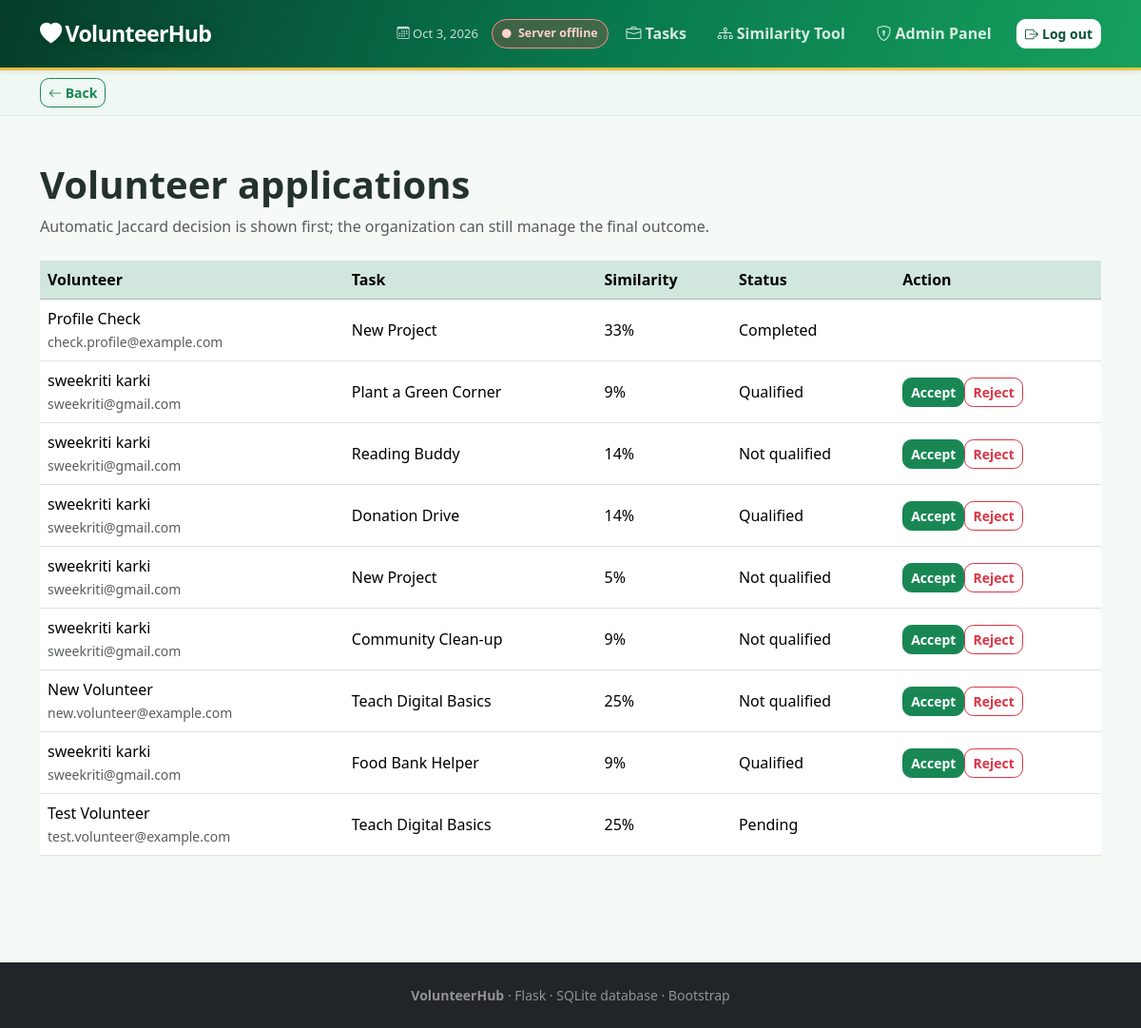
The page /admin/applications (signed in) on the database its author committed.
### tables this page shows
CREATE TABLE applications (id INTEGER PRIMARY KEY AUTOINCREMENT, volunteer_id INTEGER NOT NULL, task_id INTEGER NOT NULL, status TEXT NOT NULL DEFAULT 'Pending', score REAL NOT NULL DEFAULT 0, FOREIGN KEY(volunteer_id) REFERENCES users(id), FOREIGN KEY(task_id) REFERENCES tasks(id), UNIQUE(volunteer_id, task_id));

CREATE TABLE users (id INTEGER PRIMARY KEY AUTOINCREMENT, name TEXT NOT NULL, email TEXT NOT NULL UNIQUE, password TEXT NOT NULL, role TEXT NOT NULL DEFAULT 'volunteer', date_of_birth TEXT);

CREATE TABLE tasks (id INTEGER PRIMARY KEY AUTOINCREMENT, title TEXT NOT NULL, description TEXT NOT NULL, required_skills TEXT DEFAULT '', interests TEXT DEFAULT '', availability TEXT DEFAULT '', location TEXT DEFAULT '', image_filename TEXT, organization_id INTEGER, start_date TEXT, end_date TEXT);

### app.py (the view)
@app.route("/organization/applications")
@app.route("/admin/applications")
@require("organization","admin")
def manage_applications():
    con=db(); base="SELECT applications.*,users.name,users.email,tasks.title,tasks.organization_id FROM applications JOIN users ON users.id=applications.volunteer_id JOIN tasks ON tasks.id=applications.task_id"; query=base+(" ORDER BY applications.id DESC" if session.get("role")=="admin" else " WHERE tasks.organization_id=? ORDER BY applications.id DESC")
    return render_template("manage_applications.html",applications=con.execute(query,() if session.get("role")=="admin" else (session["user_id"],)).fetchall())

### app.py (called while the page is built)
def db():
    if "db" not in g:
        g.db=sqlite3.connect(app.config["DATABASE"]); g.db.row_factory=sqlite3.Row
    return g.db

@app.teardown_appcontext
def close(error=None):
    if g.get("db"): g.db.close()

def require(*roles):
    def deco(view):
        @wraps(view)
        def wrapped(*args,**kwargs):
            if "user_id" not in session: return redirect(url_for("login"))
            if roles and session.get("role") not in roles: flash("You do not have permission for this page.","danger"); return redirect(url_for("home"))
            return view(*args,**kwargs)
        return wrapped
    return deco

@app.context_processor
def nav():
    photo=None
    if session.get("role")=="volunteer":
        row=db().execute("SELECT photo_filename FROM volunteer_profiles WHERE user_id=?",(session["user_id"],)).fetchone(); photo=row["photo_filename"].replace("uploads/","") if row and row["photo_filename"] else None
    return {"nav_photo":photo,"unread_notifications":0}

### templates/manage_applications.html
{% extends 'base.html' %}{% block content %}<div class="container py-5"><h1 class="fw-bold">Volunteer applications</h1><p class="text-muted">Automatic Jaccard decision is shown first; the organization can still manage the final outcome.</p><div class="table-responsive mt-4"><table class="table table-hover align-middle"><thead class="table-success"><tr><th>Volunteer</th><th>Task</th><th>Similarity</th><th>Status</th><th>Action</th></tr></thead><tbody>{% for a in applications %}<tr><td>{{a.name}}<br><small class="text-muted">{{a.email}}</small></td><td>{{a.title}}</td><td>{{'%.0f'|format(a.score*100)}}%</td><td>{{a.status}}</td><td>{% if a.status in ['Qualified','Not qualified'] %}<form class="d-inline" method="post" action="{{url_for('update_application',application_id=a.id,decision='Accepted')}}"><button class="btn btn-sm btn-success">Accept</button></form><form class="d-inline" method="post" action="{{url_for('update_application',application_id=a.id,decision='Rejected')}}"><button class="btn btn-sm btn-outline-danger">Reject</button></form>{% elif a.status=='Accepted' %}<form class="d-inline" method="post" action="{{url_for('update_application',application_id=a.id,decision='Completed')}}"><button class="btn btn-sm btn-primary">Mark completed</button></form>{% endif %}</td></tr>{% else %}<tr><td colspan="5" class="text-center text-muted">No applications yet.</td></tr>{% endfor %}</tbody></table></div></div>{% endblock %}

### static/css/style.css (style rules this page uses)
body { background: #f6faf7; color: #24332a; }
.btn { border-radius: .6rem; font-weight: 600; }

### rows shown on the page
applications: name "Profile Check", email "check.profile@example.com", title "New Project", a.score*100 "33", status "Completed"
applications: name "sweekriti karki", email "sweekriti@gmail.com", title "Plant a Green Corner", a.score*100 "9", status "Qualified"
applications: name "sweekriti karki", email "sweekriti@gmail.com", title "Reading Buddy", a.score*100 "14", status "Not qualified"
applications: name "sweekriti karki", email "sweekriti@gmail.com", title "Donation Drive", a.score*100 "14", status "Qualified"
applications: name "sweekriti karki", email "sweekriti@gmail.com", title "New Project", a.score*100 "5", status "Not qualified"
applications: name "sweekriti karki", email "sweekriti@gmail.com", title "Community Clean-up", a.score*100 "9", status "Not qualified"
applications: name "New Volunteer", email "new.volunteer@example.com", title "Teach Digital Basics", a.score*100 "25", status "Not qualified"
applications: name "sweekriti karki", email "sweekriti@gmail.com", title "Food Bank Helper", a.score*100 "9", status "Qualified"
applications: name "Test Volunteer", email "test.volunteer@example.com", title "Teach Digital Basics", a.score*100 "25", status "Pending"
